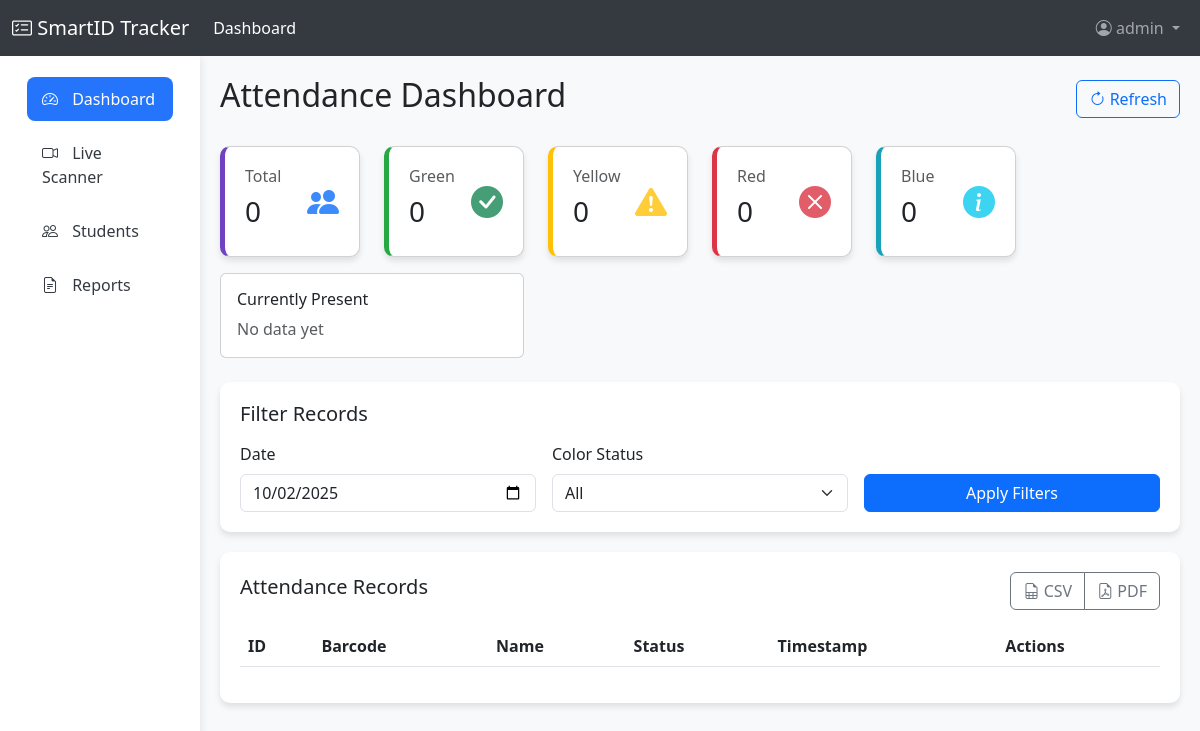
Page /dashboard (signed in) on the earlier database version.
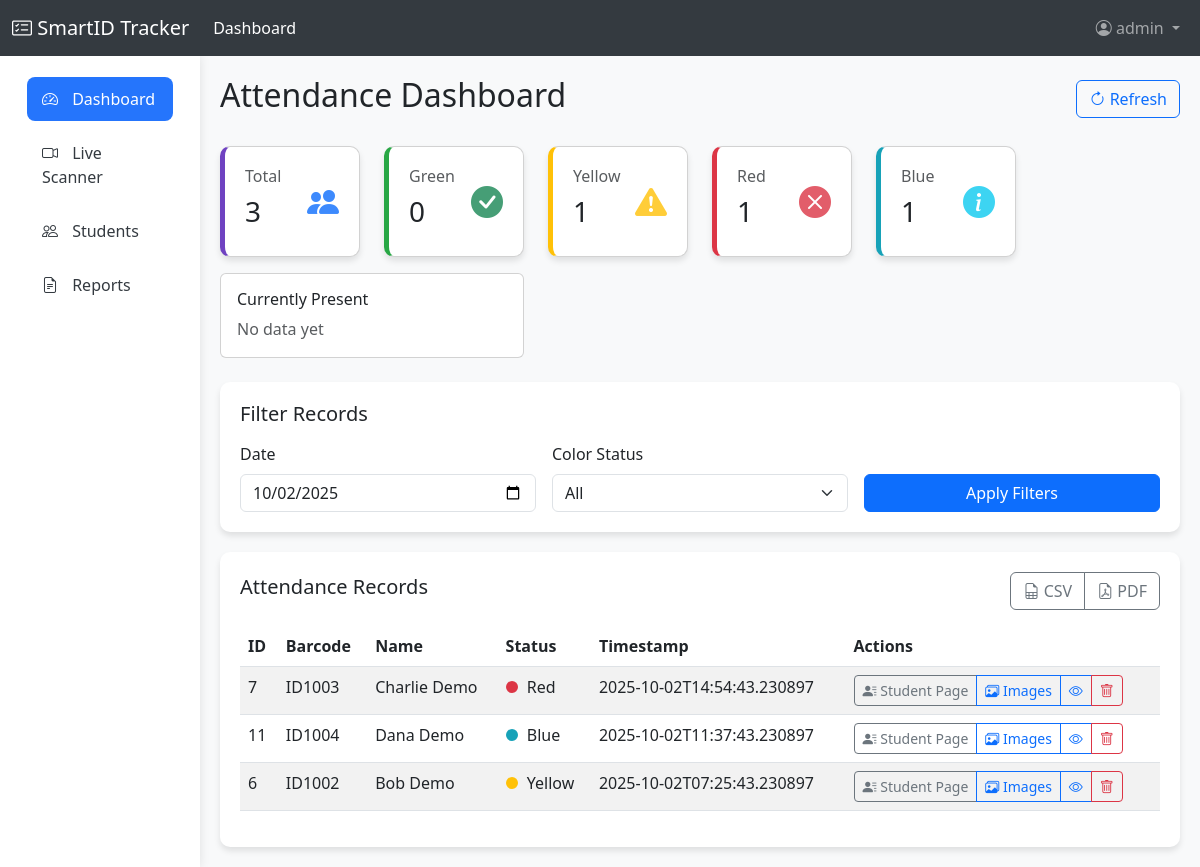
Same page on the later database version.
### tables this page shows
CREATE TABLE attendance (
                id INTEGER PRIMARY KEY AUTOINCREMENT,
                barcode TEXT NOT NULL,
                name TEXT NOT NULL,
                color TEXT NOT NULL,
                timestamp TEXT NOT NULL
            , verified INTEGER DEFAULT 0);

### app.py (the view)
@app.route('/dashboard')
@login_required
def dashboard():
    date_filter = request.args.get('date', datetime.now().strftime('%Y-%m-%d'))
    color_filter = request.args.get('color', 'all')
    try:
        datetime.strptime(date_filter, '%Y-%m-%d')
        filter_date = date_filter  # Use the string directly
    except ValueError:
        filter_date = datetime.now().strftime('%Y-%m-%d')
        flash('Invalid date format. Using today\'s date.', 'warning')
    records = db.fetch_attendance(
        date_filter=filter_date,
        color_filter=color_filter
    )
    stats = db.get_attendance_stats(days=1)
    return render_template(
        'dashboard.html',
        records=records,
        date_filter=filter_date,
        color_filter=color_filter,
        total_records=stats['total_records'],
        color_counts=stats['by_color']
    )

### app.py (called while the page is built)
def login_required(f):
    @wraps(f)
    def decorated_function(*args, **kwargs):
        if 'user_id' not in session:
            flash('You need to be logged in to access this page.', 'danger')
            return redirect(url_for('login'))
        return f(*args, **kwargs)
    return decorated_function

### database.py (called while the page is built)
def fetch_attendance(date_filter: Optional[str] = None,
                    color_filter: Optional[str] = None,
                    barcode: Optional[str] = None,
                    limit: Optional[int] = None,
                    offset: Optional[int] = 0) -> List[Dict[str, Any]]:
    return db_manager.fetch_attendance(date_filter, color_filter, barcode, limit, offset)

def get_attendance_stats(days: int = 7) -> Dict[str, Any]:
    return db_manager.get_attendance_stats(days)

    @contextmanager
    def _get_connection(self):
        conn = sqlite3.connect(self.db_path)
        conn.row_factory = sqlite3.Row  # Return rows as dictionaries
        try:
            yield conn
        except Exception as e:
            conn.rollback()
            logger.error(f"Database error: {str(e)}")
            raise
        finally:
            conn.close()

### templates/dashboard.html (shortened to what this page needs)
<!DOCTYPE html>
<html lang="en">
<head>
    <link href="https://cdn.jsdelivr.net/npm/bootstrap@5.3.0/dist/css/bootstrap.min.css" rel="stylesheet">
    <link rel="stylesheet" href="https://cdn.jsdelivr.net/npm/bootstrap-icons@1.10.0/font/bootstrap-icons.css">
    <link rel="stylesheet" href="https://cdn.datatables.net/1.13.4/css/dataTables.bootstrap5.min.css">
</head>
<body>
    <nav class="navbar navbar-expand-lg navbar-dark">
        <div class="container-fluid">
            <a class="navbar-brand" href="/">
                <i class="bi bi-card-checklist"></i> SmartID Tracker
            </a>
            <div class="collapse navbar-collapse" id="navbarNav">
                <ul class="navbar-nav me-auto">
                    <li class="nav-item">
                        <a class="nav-link active" href="/dashboard">Dashboard</a>
                    </li>
                </ul>
                <ul class="navbar-nav">
                    <li class="nav-item dropdown">
                        <a class="nav-link dropdown-toggle" href="#" id="navbarDropdown" role="button" data-bs-toggle="dropdown">
                            <i class="bi bi-person-circle"></i> {{ session.username }}
                        </a>
                    </li>
                </ul>
            </div>
        </div>
    </nav>
    <div class="container-fluid">
        <div class="row">
            <div class="col-md-2 sidebar d-none d-md-block">
                <div class="pt-3">
                    <ul class="nav flex-column">
                        <li class="nav-item">
                            <a class="nav-link active" href="/dashboard">
                                <i class="bi bi-speedometer2"></i> Dashboard
                            </a>
                        </li>
                        <li class="nav-item">
                            <a class="nav-link" href="#">
                                <i class="bi bi-camera-video"></i> Live Scanner
                            </a>
                        </li>
                        <li class="nav-item">
                            <a class="nav-link" href="#">
                                <i class="bi bi-people"></i> Students
                            </a>
                        </li>
                        <li class="nav-item">
                            <a class="nav-link" href="#">
                                <i class="bi bi-file-earmark-text"></i> Reports
                            </a>
                        </li>
                    </ul>
                </div>
            </div>
            <div class="col-md-10 content">
                <div class="d-flex justify-content-between align-items-center mb-4">
                    <h2>Attendance Dashboard</h2>
                    <div>
                        <button class="btn btn-outline-primary" id="refreshBtn">
                            <i class="bi bi-arrow-clockwise"></i> Refresh
                        </button>
                    </div>
                </div>
                <div class="row mb-4">
                    <div class="col-md-2 col-sm-4 col-6 mb-3">
                        <div class="card stat-card total-stat">
                            <div class="card-body d-flex justify-content-between align-items-center">
                                <div>
                                    <h6 class="text-muted">Total</h6>
                                    <h3>{{ total_records }}</h3>
                                </div>
                                <div class="stat-icon text-primary">
                                    <i class="bi bi-people-fill"></i>
                                </div>
                            </div>
                        </div>
                    </div>
                    <div class="col-md-2 col-sm-4 col-6 mb-3">
                        <div class="card stat-card green-stat">
                            <div class="card-body d-flex justify-content-between align-items-center">
                                <div>
                                    <h6 class="text-muted">Green</h6>
                                    <h3>{{ color_counts.green }}</h3>
                                </div>
                                <div class="stat-icon text-success">
                                    <i class="bi bi-check-circle-fill"></i>
                                </div>
                            </div>
                        </div>
                    </div>
                    <div class="col-md-2 col-sm-4 col-6 mb-3">
                        <div class="card stat-card yellow-stat">
                            <div class="card-body d-flex justify-content-between align-items-center">
                                <div>
                                    <h6 class="text-muted">Yellow</h6>
                                    <h3>{{ color_counts.yellow }}</h3>
                                </div>
                                <div class="stat-icon text-warning">
                                    <i class="bi bi-exclamation-triangle-fill"></i>
                                </div>
                            </div>
                        </div>
                    </div>
                    <div class="col-md-2 col-sm-4 col-6 mb-3">
                        <div class="card stat-card red-stat">
                            <div class="card-body d-flex justify-content-between align-items-center">
                                <div>
                                    <h6 class="text-muted">Red</h6>
                                    <h3>{{ color_counts.red }}</h3>
                                </div>
                                <div class="stat-icon text-danger">
                                    <i class="bi bi-x-circle-fill"></i>
                                </div>
                            </div>
                        </div>
                    </div>
                    <div class="col-md-2 col-sm-4 col-6 mb-3">
                        <div class="card stat-card blue-stat">
                            <div class="card-body d-flex justify-content-between align-items-center">
                                <div>
                                    <h6 class="text-muted">Blue</h6>
                                    <h3>{{ color_counts.blue }}</h3>
                                </div>
                                <div class="stat-icon text-info">
                                    <i class="bi bi-info-circle-fill"></i>
                                </div>
                            </div>
                        </div>
                    </div>
                    <div class="col-md-4">
                        <div class="card">
                            <div class="card-body">
                                <h6>Currently Present</h6>
                                <ul id="presentList" class="list-unstyled mb-0">
                                    <li class="text-muted">No data yet</li>
                                </ul>
                            </div>
                        </div>
                    </div>
                </div>
                <div class="filter-section">
                    <h5 class="mb-3">Filter Records</h5>
                    <form method="GET" action="/dashboard" id="filterForm">
                        <div class="row g-3">
                            <div class="col-md-4">
                                <label for="dateFilter" class="form-label">Date</label>
                                <input type="date" class="form-control" id="dateFilter" name="date" value="{{ date_filter }}">
                            </div>
                            <div class="col-md-4">
                                <label for="colorFilter" class="form-label">Color Status</label>
                                <select class="form-select" id="colorFilter" name="color">
                                    <option value="all" {% if color_filter == 'all' %}selected{% endif %}>All</option>
                                </select>
                            </div>
                            <div class="col-md-4 d-flex align-items-end">
                                <button type="submit" class="btn btn-primary w-100">Apply Filters</button>
                            </div>
                        </div>
                    </form>
                </div>
                <div class="table-container">
                    <div class="d-flex justify-content-between align-items-center mb-3">
                        <h5>Attendance Records</h5>
                        <div class="btn-group" role="group">
                            <button type="button" class="btn btn-outline-secondary" id="exportCsv">
                                <i class="bi bi-file-earmark-spreadsheet"></i> CSV
                            </button>
                            <button type="button" class="btn btn-outline-secondary" id="exportPdf">
                                <i class="bi bi-file-earmark-pdf"></i> PDF
                            </button>
                        </div>
                    </div>
                    <div class="table-responsive">
                        <table id="attendanceTable" class="table table-striped table-hover">
                            <thead>
                                <tr>
                                    <th>ID</th>
                                    <th>Barcode</th>
                                    <th>Name</th>
                                    <th>Status</th>
                                    <th>Timestamp</th>
                                    <th>Actions</th>
                                </tr>
                            </thead>
                            <tbody>
                                {% for record in records %}
                                <tr>
                                    <td>{{ record.id }}</td>
                                    <td>{{ record.barcode }}</td>
                                    <td>{{ record.name }}</td>
                                    <td>
                                        <span class="color-badge badge-{{ record.color }}"></span>
                                        {{ record.color|capitalize }}
                                    </td>
                                    <td>{{ record.timestamp }}</td>
                                    <td>
                                        <div class="btn-group btn-group-sm">
                                            <a href="{{ url_for('student_view', barcode=record.barcode) }}" class="btn btn-outline-secondary" title="Open student page">
                                                <i class="bi bi-person-lines-fill"></i> Student Page
                                            </a>
                                            <a href="/scan_images/{{ record.barcode }}" class="btn btn-outline-primary">
                                                <i class="bi bi-images"></i> Images
                                            </a>
                                            <button type="button" class="btn btn-outline-primary view-btn" data-id="{{ record.id }}">
                                                <i class="bi bi-eye"></i>
                                            </button>
                                            <button type="button" class="btn btn-outline-danger delete-btn" data-id="{{ record.id }}">
                                                <i class="bi bi-trash"></i>
                                            </button>
                                        </div>
                                    </td>
                                </tr>
                                {% endfor %}
                            </tbody>
                        </table>
                    </div>
                </div>
            </div>
        </div>
    </div>
    <div class="position-fixed bottom-0 end-0 p-3" style="z-index: 11">
    </div>
</body>
</html>

### templates/dashboard.html (style rules this page uses)
body { background-color: #f8f9fa; font-family: 'Segoe UI', Tahoma, Geneva, Verdana, sans-serif; }
.navbar { background-color: #343a40; }
.sidebar { min-height: calc(100vh - 56px); background-color: #fff; box-shadow: 0 0 10px rgba(0, 0, 0, 0.1); }
.sidebar .nav-link { color: #343a40; border-radius: 8px; margin: 5px 15px; padding: 10px 15px; }
.sidebar .nav-link:hover, .sidebar .nav-link.active { background-color: #2575fc; color: white; }
.sidebar .nav-link i { margin-right: 10px; }
.content { padding: 20px; }
.stat-card { border-radius: 10px; box-shadow: 0 4px 6px rgba(0, 0, 0, 0.1); transition: transform 0.3s; height: 100%; }
.stat-card .card-body { padding: 20px; }
.stat-icon { font-size: 2rem; opacity: 0.8; }
.green-stat { border-left: 5px solid #28a745; }
.yellow-stat { border-left: 5px solid #ffc107; }
.red-stat { border-left: 5px solid #dc3545; }
.blue-stat { border-left: 5px solid #17a2b8; }
.total-stat { border-left: 5px solid #6f42c1; }
.color-badge { width: 12px; height: 12px; border-radius: 50%; display: inline-block; margin-right: 5px; }
.badge-yellow { background-color: #ffc107; }
.badge-red { background-color: #dc3545; }
.badge-blue { background-color: #17a2b8; }
.table-container { background-color: white; border-radius: 10px; box-shadow: 0 4px 6px rgba(0, 0, 0, 0.1); padding: 20px; margin-top: 20px; }
.filter-section { background-color: white; border-radius: 10px; box-shadow: 0 4px 6px rgba(0, 0, 0, 0.1); padding: 20px; margin-bottom: 20px; }

Differences in the rows shown:
added attendance: id "7", barcode "ID1003", name "Charlie Demo", color "Red", timestamp "2025-10-02T14:54:43.230897"
added attendance: id "11", barcode "ID1004", name "Dana Demo", color "Blue", timestamp "2025-10-02T11:37:43.230897"
added attendance: id "6", barcode "ID1002", name "Bob Demo", color "Yellow", timestamp "2025-10-02T07:25:43.230897"
Other differences:
{{ total_records }}: "0" → "3"
{{ color_counts.yellow }}: "0" → "1"
{{ color_counts.red }}: "0" → "1"
{{ color_counts.blue }}: "0" → "1"
